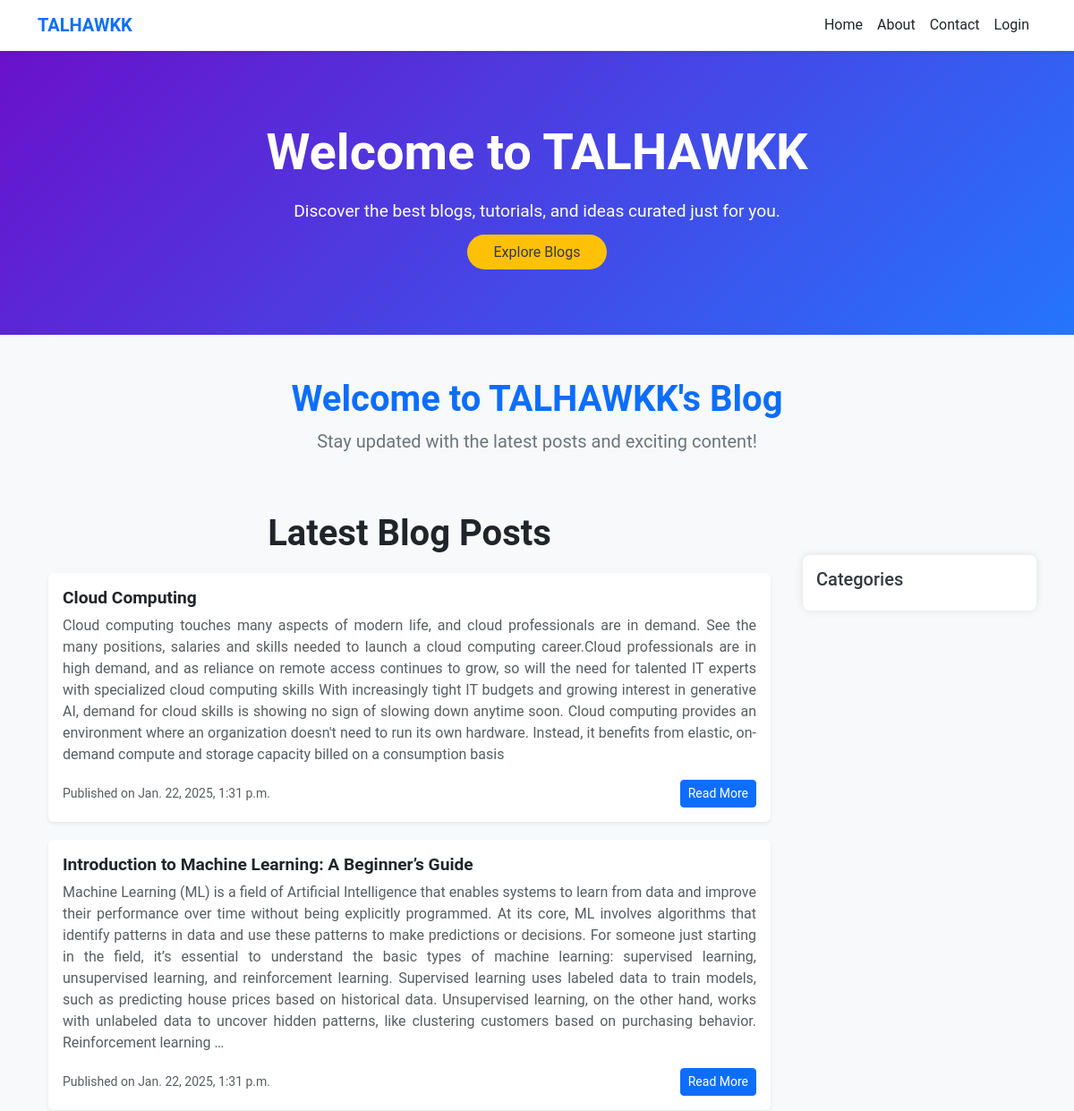
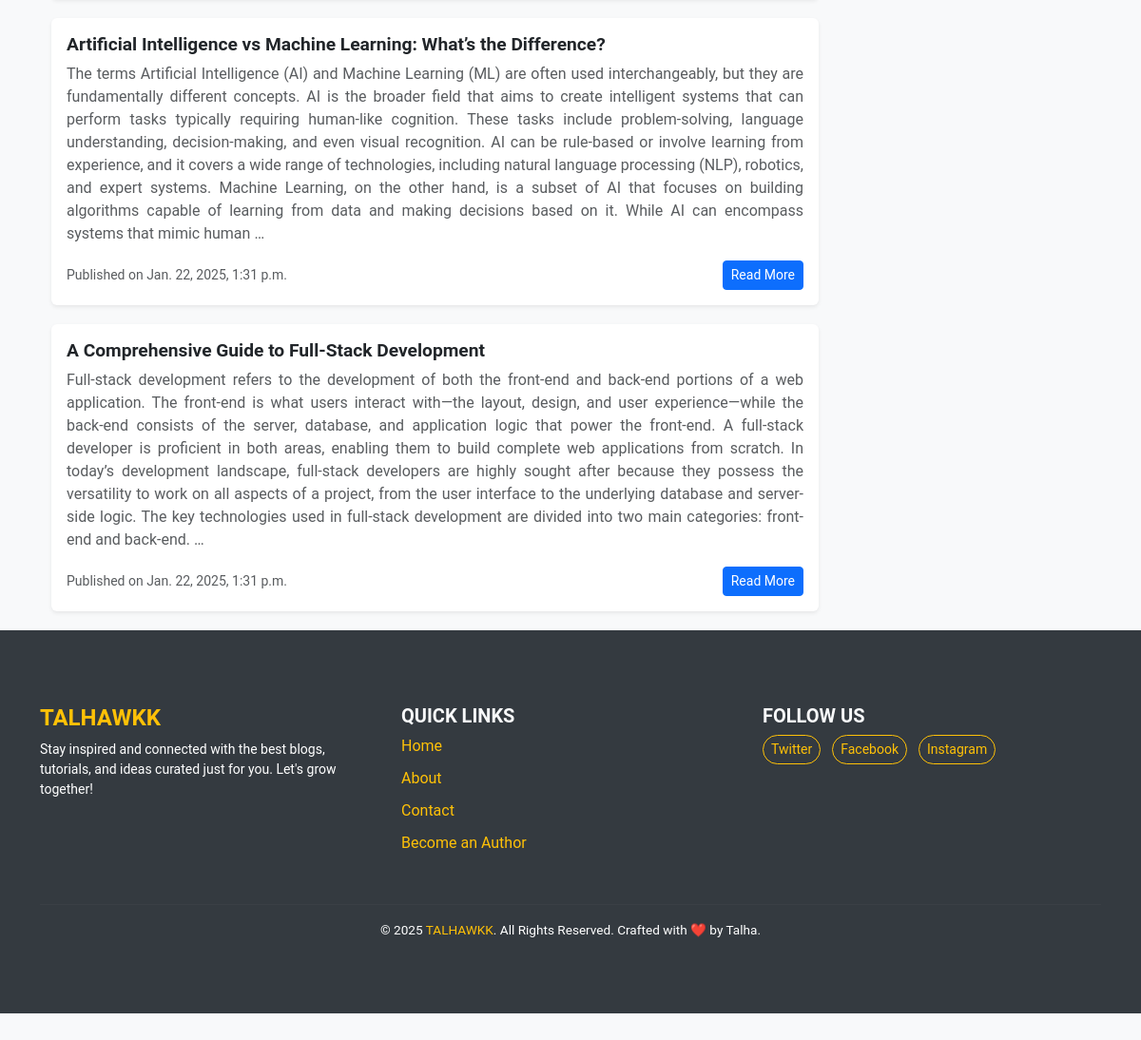
/, run on an earlier commit of the app's database (2 pictures, top to bottom).
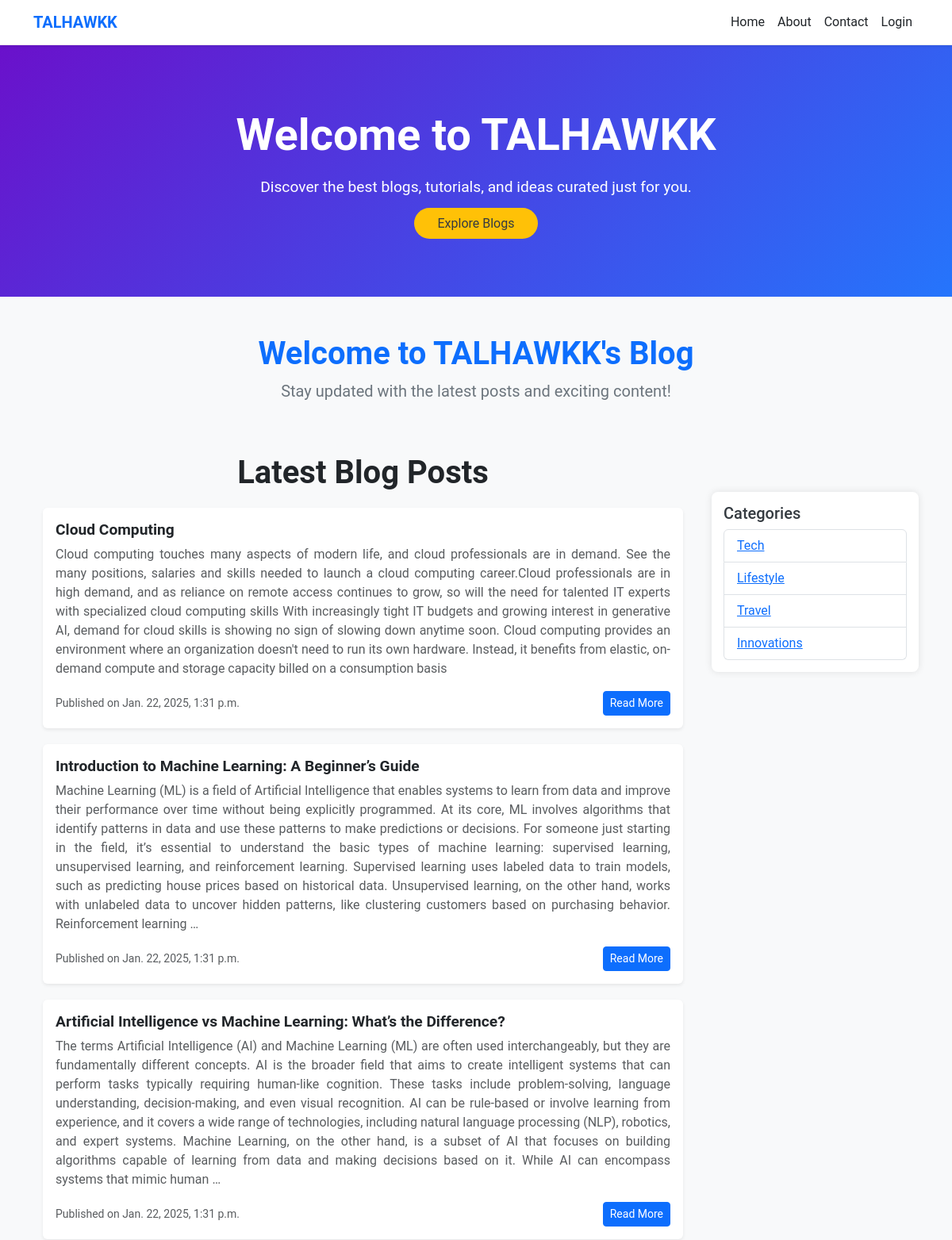
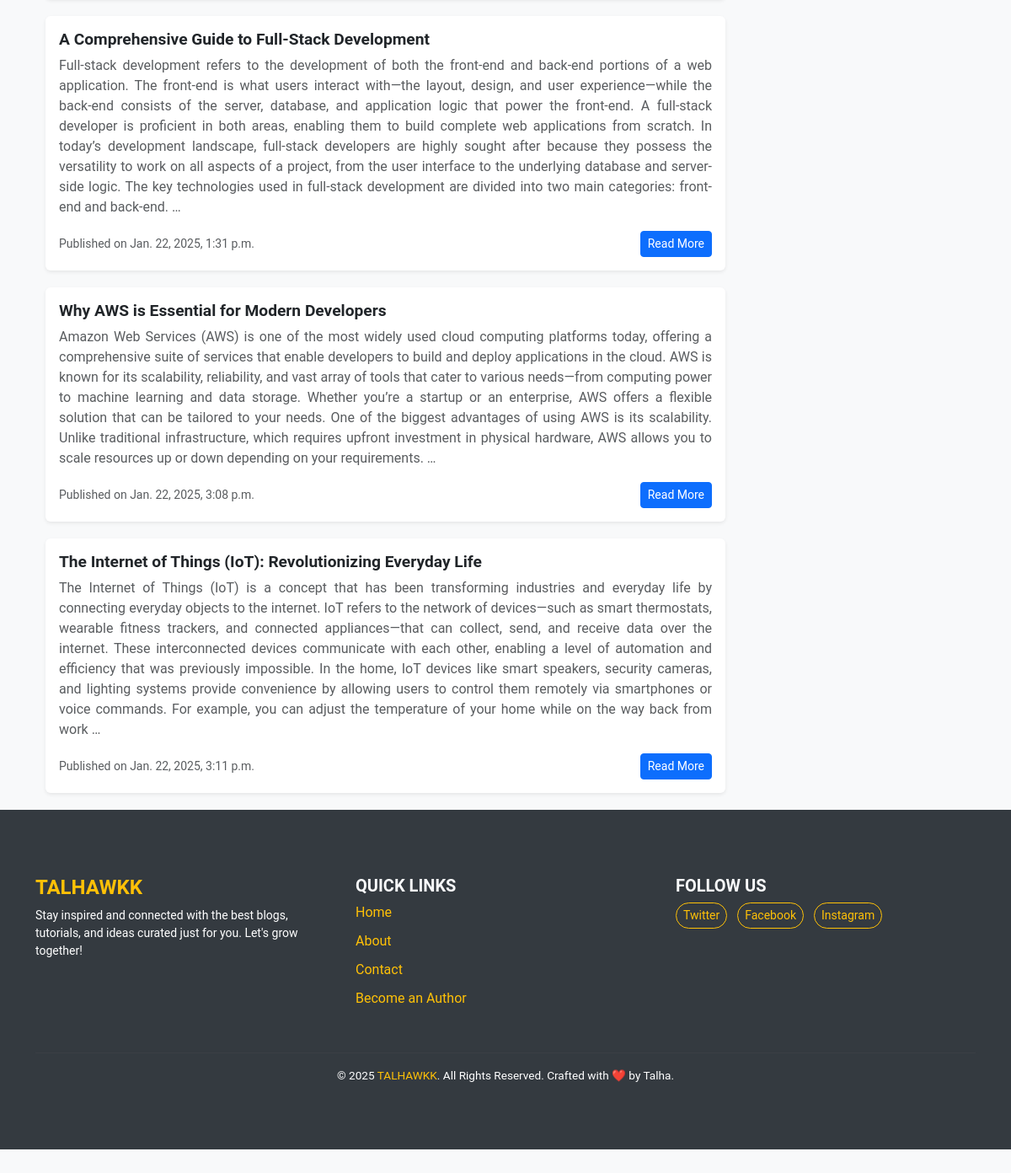
And on a later commit of the database (2 pictures, top to bottom).
### blog/models.py (models this page shows, shortened)
class Post(models.Model):
    category = models.ForeignKey('Category', on_delete=models.SET_NULL, null=True, blank=True)  # Category ko foreign key ke through link kiya hai
    title = models.CharField(max_length=100)
    content = models.TextField()
    date = models.DateTimeField(auto_now_add=True)

class Category(models.Model):
    name = models.CharField(max_length=100, unique=True)

### blog/views.py (the view)
# urls.py: 2. Add a URL to urlpatterns:  path('', views.home, name='home')
def home(request):
    post=Post.objects.all()
    categories = Category.objects.all()
    return render(request, 'blog/home.html',{'posts':post,'categories':categories})

### blog/templates/blog/home.html (shortened to what this page needs)
{% extends 'blog/base.html' %}
{% load static %}
{% block welcome %}
    <div class="text-center mt-5 mb-5">
        <h1 class="fw-bold text-primary" style="font-size: xxx 0l;">Welcome to TALHAWKK's Blog</h1>
        <p class="text-secondary fs-5">Stay updated with the latest posts and exciting content!</p>
    </div>
{% endblock welcome %}
{% block content %}
<div class="container">
    <div class="d-flex justify-content-center mt-auto">
        <div class="col-lg-12 ">
            <h1 class="text-center text-dark fw-bold mb-4">Latest Blog Posts</h1>
            {% for post in posts %}
            <div class="card mb-4 shadow-sm border-0">
                <div class="card-body">
                    <h3 class="card-title fw-bold text-dark">{{ post.title }}</h3>
                    <p class="card-text text-muted">
                        {{ post.content|truncatewords:110 }}
                    </p>
                    <div class="d-flex justify-content-between align-items-center">
                        <span class="text-muted small">Published on {{ post.date }}</span>
                        <a href="{% url 'readblog' post.id %}" class="btn btn-primary btn-sm">Read More</a>
                    </div>
                </div>
            </div>
            {% endfor %}
        </div>
    </div>
</div>
{% endblock content %}
{% block side %}
<div class="sidebar mt-5">
    <h5>Categories</h5>
    <ul class="list-group">
        {% for category in categories %}
        <li class="list-group-item">
            <a href="{% url 'category_posts' category.id %}">{{ category.name }}</a>
        </li>
        {% endfor %}
    </ul>
</div>
{% endblock side %}

### blog/templates/blog/base.html (shortened to what this page needs)
<!doctype html>
{% load static %}
<html lang="en">
<head>
  <link href="https://cdn.jsdelivr.net/npm/bootstrap@5.3.3/dist/css/bootstrap.min.css" rel="stylesheet"
>
  <link rel="stylesheet" href="{% static 'blog/css/style.css' %}">
</head>
<body>
  <div class="w-100">
    {% include 'blog/navbar.html' %}
  </div>
  <section class="hero-section">
    <div class="container">
      <h1>Welcome to TALHAWKK</h1>
      <p>Discover the best blogs, tutorials, and ideas curated just for you.</p>
      <a href="#blogg" class="btn-hero">Explore Blogs</a>
    </div>
  </section>
  <div class="container content-wrapper">
    <div class="row">
      {% block welcome %}
      {% endblock welcome %}
    </div>
  </div>
  <div class="container content-wrapper">
    <div class="row">
      <div class="col-md-9" id="blogg">
        {% block content %}
        {% endblock content %}
      </div>
      <div class="col-md-3">
        {% block side %}
        {% endblock side %}
      </div>
    </div>
  </div>
  <footer>
    <div class="container py-5">
      <div class="row text-center text-md-start">
        <div class="col-md-4 mb-4">
          <h4 class="text-warning fw-bold">TALHAWKK</h4>
          <p class="small">
            Stay inspired and connected with the best blogs, tutorials, and ideas curated just for you. Let's grow together!
          </p>
        </div>
        <div class="col-md-4 mb-4">
          <h5 class="text-uppercase text-light fw-bold">Quick Links</h5>
          <ul class="list-unstyled">
            <li><a href="{% url 'home' %}" class="text-warning text-decoration-none">Home</a></li>
            <li><a href="{% url 'aboutus' %}" class="text-warning text-decoration-none">About</a></li>
            <li><a href="{% url 'contactus' %}" class="text-warning text-decoration-none">Contact</a></li>
            <li><a href="{% url 'signup' %}" class="text-warning text-decoration-none">Become an Author</a></li>
          </ul>
        </div>
        <div class="col-md-4 mb-4">
          <h5 class="text-uppercase text-light fw-bold">Follow Us</h5>
          <a href="#" class="btn btn-outline-warning btn-sm rounded-pill me-2">
             Twitter
          </a>
          <a href="#" class="btn btn-outline-warning btn-sm rounded-pill me-2">
             Facebook
          </a>
          <a href="#" class="btn btn-outline-warning btn-sm rounded-pill">
             Instagram
          </a>
        </div>
      </div>
      <hr class="text-white opacity-25">
      <div class="row">
        <div class="col text-center">
          <p class="mb-0 ">
            &copy; 2025 <span class=" text-warning">TALHAWKK</span>.
             All Rights Reserved. Crafted with ❤️ by Talha.
          </p>
        </div>
      </div>
    </div>
  </footer>
</body>
</html>

### blog/templates/blog/navbar.html (shortened to what this page needs)
<nav class="navbar navbar-expand-lg navbar-light bg-white shadow-sm">
  <div class="container">
    <a class="navbar-brand fw-bold text-primary" href="#">TALHAWKK</a>
    <div class="collapse navbar-collapse" id="navbarNav">
      <ul class="navbar-nav ms-auto">
        <li class="nav-item">
          <a class="nav-link active text-dark" href="{% url 'home' %}">Home</a>
        </li>
        <li class="nav-item">
          <a class="nav-link text-dark" href="{% url 'aboutus' %}">About</a>
        </li>
        <li class="nav-item">
          <a class="nav-link text-dark" href="{% url 'contactus' %}">Contact</a>
        </li>
        {% if not request.user.is_authenticated %}
        <li class="nav-item">
          <a class="nav-link text-dark" href="{% url 'login' %}">Login</a>
        </li>
        {% endif %}
      </ul>
    </div>
  </div>
</nav>

### blog/static/blog/css/style.css (style rules this page uses)
body { background-color: #2a2f35; font-family: 'Nunito', sans-serif; color: #f1f4f7; }
.card-title { font-size: 1.2rem; }
.card-text { text-align: justify; }
body { background-color: #f4f7fa; }
.navbar { background-color: white !important; border-bottom: 1px solid #eee; }
.mb-4 { margin-bottom: 20px !important; }
footer { background-color: #222; color: #bbb; }
footer h5, footer h4 { color: #ffc107; }
footer ul { padding: 0; list-style-type: none; }
footer ul li { margin-bottom: 10px; }
footer ul li a { color: #ffc107; transition: color 0.3s; }
footer .btn-outline-warning { color: #ffc107; border-color: #ffc107; transition: all 0.3s ease-in-out; }
footer hr { border-color: rgba(255, 255, 255, 0.1); }
footer p { margin: 0; font-size: 0.85rem; }

### blog/templates/blog/base.html (style rules this page uses)
body { font-family: 'Roboto', sans-serif; background-color: #f8f9fa; color: #343a40; padding-bottom: 60px; }
.hero-section { background: linear-gradient(135deg, #6a11cb, #2575fc); color: #fff; text-align: center; padding: 80px 20px; }
.hero-section h1 { font-size: 3.5rem; font-weight: bold; }
.hero-section p { font-size: 1.2rem; margin-top: 15px; line-height: 1.8; }
.btn-hero { background-color: #ffc107; color: #343a40; padding: 10px 30px; font-size: 1rem; border-radius: 25px; text-decoration: none; margin-top: 20px; }
footer { background-color: #343a40; color: #fff; padding: 30px 0; text-align: center; }
footer a { color: #ffc107; text-decoration: none; }
.sidebar { background-color: #ffffff; padding: 15px; border-radius: 8px; box-shadow: 0 0 10px rgba(0, 0, 0, 0.1); margin-bottom: 20px; }

What changed in the data, as far as the page shows it:
added Post: title "Why AWS is Essential for Modern Developers", content "Amazon Web Services (AWS) is one of the most widely used cloud computing platforms today, offering a comprehensive suite of services that enable developers to build and deploy applications in the cloud. AWS is known for its scalability, reliability, and vast array of tools that cater to various needs—from computing power to machine learning and data storage. Whether you’re a startup or an enterprise, AWS offers a flexible solution that can be tailored to your needs. One of the biggest advantages of using AWS is its scalability. Unlike traditional infrastructure, which requires upfront investment in physical hardware, AWS allows you to scale resources up or down depending on your…", date "Jan. 22, 2025, 3:08 p.m."
added Post: title "The Internet of Things (IoT): Revolutionizing Everyday Life", content "The Internet of Things (IoT) is a concept that has been transforming industries and everyday life by connecting everyday objects to the internet. IoT refers to the network of devices—such as smart thermostats, wearable fitness trackers, and connected appliances—that can collect, send, and receive data over the internet. These interconnected devices communicate with each other, enabling a level of automation and efficiency that was previously impossible. In the home, IoT devices like smart speakers, security cameras, and lighting systems provide convenience by allowing users to control them remotely via smartphones or voice commands. For example, you can adjust the temperature of your home…", date "Jan. 22, 2025, 3:11 p.m."
added Category: name "Tech"
added Category: name "Lifestyle"
added Category: name "Travel"
added Category: name "Innovations"
